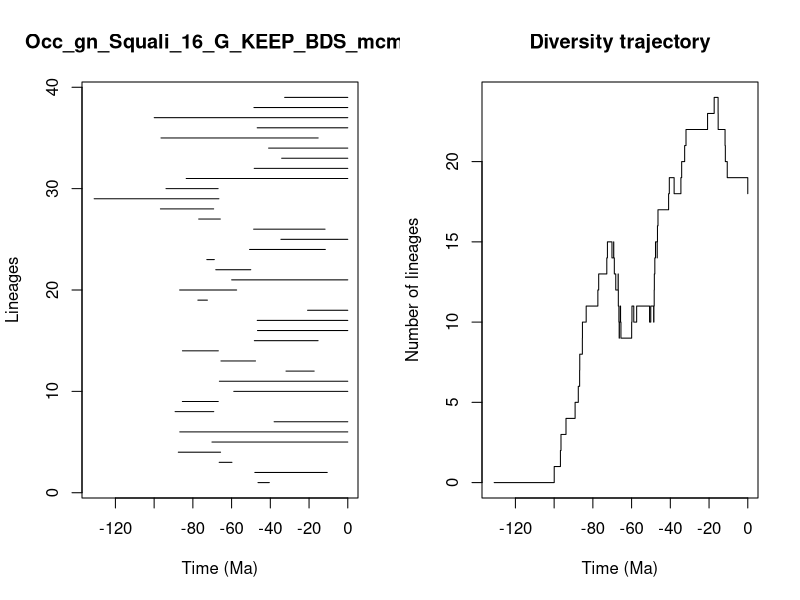

Here is the R script that generated this plot:


pdf(file='../Results/Genus/5_MA_bins_EXT_EP_FT/pyrate_mcmc_logs/Occ_gn_Squali_16_G_KEEP_BDS_mcmc_LTT.pdf',width=0.6*20, height=0.6*10)
title = "Occ_gn_Squali_16_G_KEEP_BDS_mcmc"
ts=c(46.370452922983375, 48.002887626191935,66.41625058797146,87.52740306059391,70.14399963904008,86.76678825629713,38.03673529201279,89.17343764650798,85.42971876189996,58.875200111095396,66.31208310719572,31.900929270191675,65.50082520397365,85.38481023175463,48.254274477686906,46.63771634789662,46.758457481592586,20.766275408051584,77.42134132584466,86.83326424709442,59.965902231966844,68.17523187996575,72.80479970072993,50.72360348893936,34.538111543672066,48.61501499039332,76.9939257006101,96.7552750259096,130.9748968145936,93.87620940444694,83.45298538165851,48.32710289562382,34.1400953232588,40.887241785495355,96.46106441742684,46.78246101817535,99.96181098169704,48.46947852381327,32.5975952495609)
te=c(40.52048198510381, 10.602251096316476,59.81421209555564,65.69250127489363,0.0,0.0,0.0,69.21065899893617,66.88641502385306,0.0,0.0,17.354443538844738,47.652190800269956,66.85208655520718,15.331162650090883,0.0,0.0,0.0,72.48283994981252,57.38664881981044,0.0,50.094524393270596,68.9210401622161,11.588141202785085,0.0,11.734812285116952,65.82419936933104,69.26499697218252,66.55836425550056,66.96702115732498,0.0,0.0,0.0,0.0,15.295307404734178,0.0,0.0,0.0,0.0)
div_traj=c(0, 1,2,3,4,5,6,7,8,9,10,11,12,13,14,15,14,15,14,13,12,13,12,11,10,9,10,11,10,9,10,11,10,11,10,11,10,11,12,13,14,15,14,15,16,17,18,19,18,19,20,21,22,23,24,23,22,21,20,19,18)
time_events=c(130.9748968145936, 99.96181098169704,96.7552750259096,96.46106441742684,93.87620940444694,89.17343764650798,87.52740306059391,86.83326424709442,86.76678825629713,85.42971876189996,85.38481023175463,83.45298538165851,77.42134132584466,76.9939257006101,72.80479970072993,72.48283994981252,70.14399963904008,69.26499697218252,69.21065899893617,68.9210401622161,68.17523187996575,66.96702115732498,66.88641502385306,66.85208655520718,66.55836425550056,66.41625058797146,66.31208310719572,65.82419936933104,65.69250127489363,65.50082520397365,59.965902231966844,59.81421209555564,58.875200111095396,57.38664881981044,50.72360348893936,50.094524393270596,48.61501499039332,48.46947852381327,48.32710289562382,48.254274477686906,48.002887626191935,47.652190800269956,46.78246101817535,46.758457481592586,46.63771634789662,46.370452922983375,40.887241785495355,40.52048198510381,38.03673529201279,34.538111543672066,34.1400953232588,32.5975952495609,31.900929270191675,20.766275408051584,17.354443538844738,15.331162650090883,15.295307404734178,11.734812285116952,11.588141202785085,10.602251096316476,0.0)
                par(mfrow=c(1,2))
                L = length(ts)
                plot(ts, 1:L , xlim=c(-max(ts)-1,0), pch=20, type="n", main=title,xlab="Time (Ma)",ylab="Lineages")
                for (i in 1:L){segments(x0=-te[i],y0=i,x1=-ts[i],y1=i)}    
                t = -time_events
                plot(div_traj ~ t,type="s", main = "Diversity trajectory",xlab="Time (Ma)",ylab="Number of lineages",xlim=c(-max(ts)-1,0))
                abline(v=c(65,200,251,367,445),lty=2,col="gray")
                
